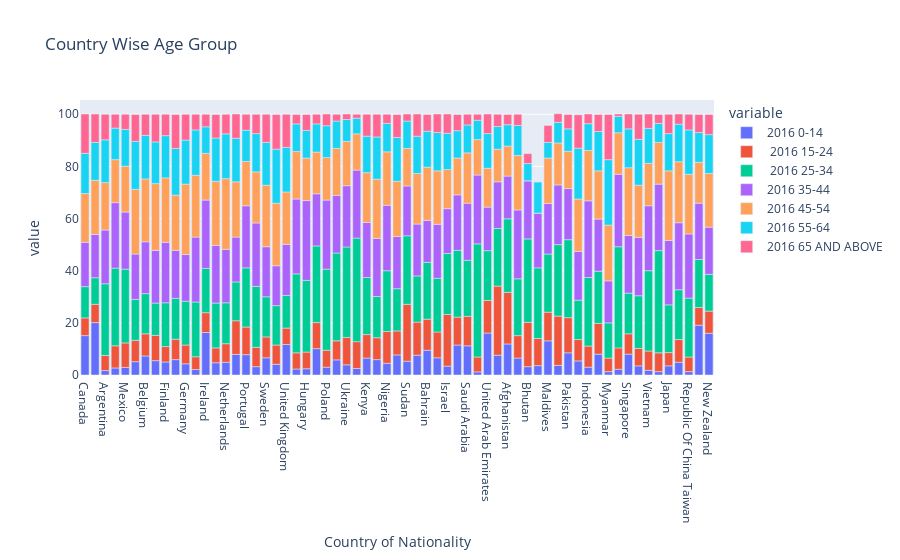

Source (notebook cell):
### Code cell
px.bar(df, df.index,['2016 0-14',
 ' 2016 15-24',
 ' 2016 25-34',
 '2016 35-44',
 '2016 45-54',
 '2016 55-64',
 '2016 65 AND ABOVE'], title='Country Wise Age Group')

### Figure 1 — Plotly figure (JSON) as saved in the notebook; plotly's stock layout.template omitted (floating-point values rounded to 4 significant figures)
{"data": [{"alignmentgroup": "True", "hovertemplate": "variable=2016 0-14<br>Country of Nationality=%{x}<br>value=%{y}<extra></extra>", "legendgroup": "2016 0-14", "marker": {"color": "#636efa", "pattern": {"shape": ""}}, "name": "2016 0-14", "offsetgroup": "2016 0-14", "orientation": "v", "showlegend": true, "textposition": "auto", "type": "bar", "x": ["Canada", "United States Of America", "Argentina", "Brazil", "Mexico", "Austria", "Belgium", "Denmark", "Finland", "France", "Germany", "Greece", "Ireland", "Italy", "Netherlands", "Norway", "Portugal", "Spain", "Sweden", "Switzerland", "United Kingdom", "Czech Rep.", "Hungary", "Kazakhstan", "Poland", "Russian Federation", "Ukraine", "Egypt", "Kenya", "Mauritius", "Nigeria", "South Africa", "Sudan", "Tanzania", "Bahrain", "Iraq", "Israel", "Oman", "Saudi Arabia", "Turkey", "United Arab Emirates", "Yemen", "Afghanistan", "Bangladesh", "Bhutan", "Iran", "Maldives", "Nepal", "Pakistan", "Sri Lanka", "Indonesia", "Malaysia", "Myanmar", "Philippines", "Singapore", "Thailand", "Vietnam", "China", "Japan", "Korea (Republic Of ", "Republic Of China Taiwan", "Australia", "New Zealand"], "xaxis": "x", "y": [15.1, 20.1, 1.7, 2.7, 2.9, 5.1, 7.3, 5.5, 5, 5.9, 4.3, 2.1, 16.3, 4.7, 4.9, 7.9, 7.8, 3.2, 6.6, 4.1, 11.7, 2.3, 2.4, 10.1, 3, 5.8, 3.9, 2.5, 6.5, 5.9, 4.5, 7.7, 5.3, 7.6, 9.5, 6.6, 3.4, 11.5, 11.2, 1.2, 16.1, 7.6, 11.9, 6.5, 3.2, 3.6, 13.1, 3.7, 8.5, 5.4, 3, 8, 1.3, 2.2, 8, 3.5, 1.8, 1.3, 3.5, 4.9, 1.3, 19.1, 16], "yaxis": "y"}, {"alignmentgroup": "True", "hovertemplate": "variable= 2016 15-24<br>Country of Nationality=%{x}<br>value=%{y}<extra></extra>", "legendgroup": " 2016 15-24", "marker": {"color": "#EF553B", "pattern": {"shape": ""}}, "name": " 2016 15-24", "offsetgroup": " 2016 15-24", "orientation": "v", "showlegend": true, "textposition": "auto", "type": "bar", "x": ["Canada", "United States Of America", "Argentina", "Brazil", "Mexico", "Austria", "Belgium", "Denmark", "Finland", "France", "Germany", "Greece", "Ireland", "Italy", "Netherlands", "Norway", "Portugal", "Spain", "Sweden", "Switzerland", "United Kingdom", "Czech Rep.", "Hungary", "Kazakhstan", "Poland", "Russian Federation", "Ukraine", "Egypt", "Kenya", "Mauritius", "Nigeria", "South Africa", "Sudan", "Tanzania", "Bahrain", "Iraq", "Israel", "Oman", "Saudi Arabia", "Turkey", "United Arab Emirates", "Yemen", "Afghanistan", "Bangladesh", "Bhutan", "Iran", "Maldives", "Nepal", "Pakistan", "Sri Lanka", "Indonesia", "Malaysia", "Myanmar", "Philippines", "Singapore", "Thailand", "Vietnam", "China", "Japan", "Korea (Republic Of ", "Republic Of China Taiwan", "Australia", "New Zealand"], "xaxis": "x", "y": [6.8, 7, 5.8, 8.5, 9.4, 8.2, 8.5, 9.7, 5.9, 7.8, 7.2, 4.9, 7.6, 5.7, 7.1, 12.9, 10.6, 7.4, 8, 7.4, 6.3, 6.2, 6.4, 10, 6.5, 7.3, 10.5, 10.3, 9, 8.4, 12.2, 9.2, 21.8, 12.7, 11.9, 9.9, 19.8, 10.7, 11.3, 5.7, 12.5, 26.5, 19.8, 8.6, 17, 10.4, 11, 18.9, 13.5, 8.2, 8.1, 11.8, 5.2, 8.2, 7.8, 6.7, 7.4, 7.2, 5.1, 8.7, 5.6, 6.8, 8.5], "yaxis": "y"}, {"alignmentgroup": "True", "hovertemplate": "variable= 2016 25-34<br>Country of Nationality=%{x}<br>value=%{y}<extra></extra>", "legendgroup": " 2016 25-34", "marker": {"color": "#00cc96", "pattern": {"shape": ""}}, "name": " 2016 25-34", "offsetgroup": " 2016 25-34", "orientation": "v", "showlegend": true, "textposition": "auto", "type": "bar", "x": ["Canada", "United States Of America", "Argentina", "Brazil", "Mexico", "Austria", "Belgium", "Denmark", "Finland", "France", "Germany", "Greece", "Ireland", "Italy", "Netherlands", "Norway", "Portugal", "Spain", "Sweden", "Switzerland", "United Kingdom", "Czech Rep.", "Hungary", "Kazakhstan", "Poland", "Russian Federation", "Ukraine", "Egypt", "Kenya", "Mauritius", "Nigeria", "South Africa", "Sudan", "Tanzania", "Bahrain", "Iraq", "Israel", "Oman", "Saudi Arabia", "Turkey", "United Arab Emirates", "Yemen", "Afghanistan", "Bangladesh", "Bhutan", "Iran", "Maldives", "Nepal", "Pakistan", "Sri Lanka", "Indonesia", "Malaysia", "Myanmar", "Philippines", "Singapore", "Thailand", "Vietnam", "China", "Japan", "Korea (Republic Of ", "Republic Of China Taiwan", "Australia", "New Zealand"], "xaxis": "x", "y": [12, 10.2, 27.5, 29.8, 28.3, 15.7, 15.4, 12.4, 16.8, 15.7, 16.8, 21, 17, 17.2, 15.7, 14.9, 22.7, 23.4, 15.4, 15.1, 12.5, 30.3, 27.5, 29.4, 31.1, 33.7, 34.7, 39.7, 21.9, 15.8, 23.3, 16.2, 26.3, 17.7, 21.8, 20.6, 23.4, 25.6, 21.5, 43.4, 19.1, 22.1, 28.2, 21.8, 32, 27.1, 22.3, 27.4, 29.9, 15.1, 26.3, 20, 13.5, 38.8, 15.6, 20.2, 30.8, 39.2, 18.3, 19.1, 22.6, 18.4, 14.1], "yaxis": "y"}, {"alignmentgroup": "True", "hovertemplate": "variable=2016 35-44<br>Country of Nationality=%{x}<br>value=%{y}<extra></extra>", "legendgroup": "2016 35-44", "marker": {"color": "#ab63fa", "pattern": {"shape": ""}}, "name": "2016 35-44", "offsetgroup": "2016 35-44", "orientation": "v", "showlegend": true, "textposition": "auto", "type": "bar", "x": ["Canada", "United States Of America", "Argentina", "Brazil", "Mexico", "Austria", "Belgium", "Denmark", "Finland", "France", "Germany", "Greece", "Ireland", "Italy", "Netherlands", "Norway", "Portugal", "Spain", "Sweden", "Switzerland", "United Kingdom", "Czech Rep.", "Hungary", "Kazakhstan", "Poland", "Russian Federation", "Ukraine", "Egypt", "Kenya", "Mauritius", "Nigeria", "South Africa", "Sudan", "Tanzania", "Bahrain", "Iraq", "Israel", "Oman", "Saudi Arabia", "Turkey", "United Arab Emirates", "Yemen", "Afghanistan", "Bangladesh", "Bhutan", "Iran", "Maldives", "Nepal", "Pakistan", "Sri Lanka", "Indonesia", "Malaysia", "Myanmar", "Philippines", "Singapore", "Thailand", "Vietnam", "China", "Japan", "Korea (Republic Of ", "Republic Of China Taiwan", "Australia", "New Zealand"], "xaxis": "x", "y": [17, 16.6, 20.6, 25.1, 21.9, 17.4, 19.9, 20.2, 23.2, 18.4, 17.9, 24.9, 26.2, 22.1, 20.5, 17.2, 23.8, 24.3, 19.2, 15.3, 19.6, 28.7, 30.6, 20, 26.5, 22.1, 23.5, 26.1, 21.1, 22.3, 25.1, 20, 19.1, 19.9, 16.1, 20.7, 17.2, 21.3, 21.9, 26.4, 16.7, 17.9, 16.4, 26.4, 22.3, 21, 19.4, 22.9, 19.6, 18.7, 29.4, 20, 16.1, 27.8, 22.1, 22.4, 24.9, 25.5, 24.7, 25.7, 24.6, 21.6, 18.1], "yaxis": "y"}, {"alignmentgroup": "True", "hovertemplate": "variable=2016 45-54<br>Country of Nationality=%{x}<br>value=%{y}<extra></extra>", "legendgroup": "2016 45-54", "marker": {"color": "#FFA15A", "pattern": {"shape": ""}}, "name": "2016 45-54", "offsetgroup": "2016 45-54", "orientation": "v", "showlegend": true, "textposition": "auto", "type": "bar", "x": ["Canada", "United States Of America", "Argentina", "Brazil", "Mexico", "Austria", "Belgium", "Denmark", "Finland", "France", "Germany", "Greece", "Ireland", "Italy", "Netherlands", "Norway", "Portugal", "Spain", "Sweden", "Switzerland", "United Kingdom", "Czech Rep.", "Hungary", "Kazakhstan", "Poland", "Russian Federation", "Ukraine", "Egypt", "Kenya", "Mauritius", "Nigeria", "South Africa", "Sudan", "Tanzania", "Bahrain", "Iraq", "Israel", "Oman", "Saudi Arabia", "Turkey", "United Arab Emirates", "Yemen", "Afghanistan", "Bangladesh", "Bhutan", "Iran", "Maldives", "Nepal", "Pakistan", "Sri Lanka", "Indonesia", "Malaysia", "Myanmar", "Philippines", "Singapore", "Thailand", "Vietnam", "China", "Japan", "Korea (Republic Of ", "Republic Of China Taiwan", "Australia", "New Zealand"], "xaxis": "x", "y": [18.7, 20.8, 18.2, 16.5, 17.6, 24.8, 24.1, 25.6, 24.7, 21.2, 27, 23.7, 17.9, 24.6, 27.1, 21.2, 17, 19.6, 23.6, 24, 20.1, 18.2, 16.3, 16, 16.3, 18, 17, 13.9, 19.1, 22.7, 20.5, 21.2, 14.4, 19.4, 20.4, 20.5, 15, 14.1, 19.3, 13.6, 14.9, 12.5, 11.5, 20.9, 0, 0, 17.4, 16.1, 14.3, 20.1, 19.3, 18.5, 21.4, 15.9, 26, 20, 16.3, 16, 26.7, 23.4, 22.9, 15.7, 20.6], "yaxis": "y"}, {"alignmentgroup": "True", "hovertemplate": "variable=2016 55-64<br>Country of Nationality=%{x}<br>value=%{y}<extra></extra>", "legendgroup": "2016 55-64", "marker": {"color": "#19d3f3", "pattern": {"shape": ""}}, "name": "2016 55-64", "offsetgroup": "2016 55-64", "orientation": "v", "showlegend": true, "textposition": "auto", "type": "bar", "x": ["Canada", "United States Of America", "Argentina", "Brazil", "Mexico", "Austria", "Belgium", "Denmark", "Finland", "France", "Germany", "Greece", "Ireland", "Italy", "Netherlands", "Norway", "Portugal", "Spain", "Sweden", "Switzerland", "United Kingdom", "Czech Rep.", "Hungary", "Kazakhstan", "Poland", "Russian Federation", "Ukraine", "Egypt", "Kenya", "Mauritius", "Nigeria", "South Africa", "Sudan", "Tanzania", "Bahrain", "Iraq", "Israel", "Oman", "Saudi Arabia", "Turkey", "United Arab Emirates", "Yemen", "Afghanistan", "Bangladesh", "Bhutan", "Iran", "Maldives", "Nepal", "Pakistan", "Sri Lanka", "Indonesia", "Malaysia", "Myanmar", "Philippines", "Singapore", "Thailand", "Vietnam", "China", "Japan", "Korea (Republic Of ", "Republic Of China Taiwan", "Australia", "New Zealand"], "xaxis": "x", "y": [15.4, 14.5, 16.4, 12.1, 14.1, 18.4, 16.7, 16, 16.2, 17.9, 16.9, 17.4, 10.2, 16.6, 17.2, 16.7, 12, 14.7, 16.4, 20.7, 17.1, 10.6, 10.6, 10.8, 12.2, 10.5, 8.4, 6, 14, 16.2, 10.9, 16.8, 10.5, 14.3, 13.8, 14.7, 13.9, 10.5, 10.7, 7.4, 13.3, 8.7, 8.2, 11.5, 6.6, 12, 6, 7.9, 8.6, 19.5, 10.3, 15.1, 25.1, 6.3, 14.9, 17.6, 13.4, 7.3, 14.3, 14.4, 17, 11.4, 14.9], "yaxis": "y"}, {"alignmentgroup": "True", "hovertemplate": "variable=2016 65 AND ABOVE<br>Country of Nationality=%{x}<br>value=%{y}<extra></extra>", "legendgroup": "2016 65 AND ABOVE", "marker": {"color": "#FF6692", "pattern": {"shape": ""}}, "name": "2016 65 AND ABOVE", "offsetgroup": "2016 65 AND ABOVE", "orientation": "v", "showlegend": true, "textposition": "auto", "type": "bar", "x": ["Canada", "United States Of America", "Argentina", "Brazil", "Mexico", "Austria", "Belgium", "Denmark", "Finland", "France", "Germany", "Greece", "Ireland", "Italy", "Netherlands", "Norway", "Portugal", "Spain", "Sweden", "Switzerland", "United Kingdom", "Czech Rep.", "Hungary", "Kazakhstan", "Poland", "Russian Federation", "Ukraine", "Egypt", "Kenya", "Mauritius", "Nigeria", "South Africa", "Sudan", "Tanzania", "Bahrain", "Iraq", "Israel", "Oman", "Saudi Arabia", "Turkey", "United Arab Emirates", "Yemen", "Afghanistan", "Bangladesh", "Bhutan", "Iran", "Maldives", "Nepal", "Pakistan", "Sri Lanka", "Indonesia", "Malaysia", "Myanmar", "Philippines", "Singapore", "Thailand", "Vietnam", "China", "Japan", "Korea (Republic Of ", "Republic Of China Taiwan", "Australia", "New Zealand"], "xaxis": "x", "y": [15.1, 10.9, 9.8, 5.3, 5.8, 10.3, 8.1, 10.6, 8.2, 13, 9.9, 6, 4.8, 9, 7.5, 9.3, 6.1, 7.4, 10.8, 13.3, 12.7, 3.6, 6.1, 3.7, 4.5, 2.6, 2.1, 1.5, 8.4, 8.7, 3.5, 8.8, 2.7, 8.5, 6.4, 7.1, 7.4, 6.2, 4.1, 2.3, 7.5, 4.7, 3.9, 4.3, 3.8, 0, 6.5, 3.3, 5.5, 12.8, 3.7, 6.5, 17.3, 0.9, 5.7, 9.6, 5.5, 3.4, 7.4, 3.9, 6, 6.9, 7.7], "yaxis": "y"}], "layout": {"barmode": "relative", "legend": {"title": {"text": "variable"}, "tracegroupgap": 0}, "title": {"text": "Country Wise Age Group"}, "xaxis": {"anchor": "y", "domain": [0, 1], "title": {"text": "Country of Nationality"}}, "yaxis": {"anchor": "x", "domain": [0, 1], "title": {"text": "value"}}}}
